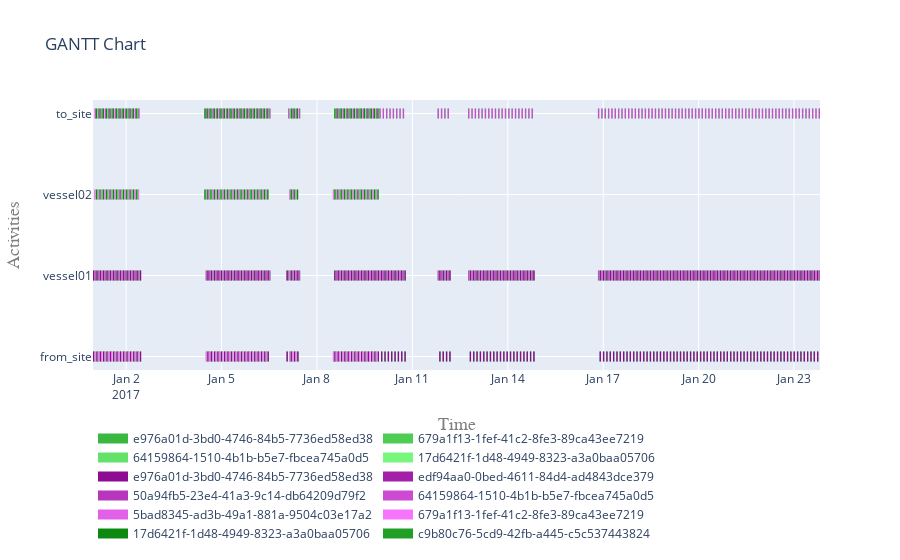

Here is the notebook cell this chart was saved with:
### Markdown cell above
#### Plot the Gantt chart and weather

Condition on Hs

### Code cell
df_meteo = make_meteo_df()
fig, ax = plt.subplots(1, 1)
fig.set_size_inches(16,9)
ax.set_title("Hs")
bool_plot = (df_meteo.index <=dt.datetime(2017, 1, 24)) & (df_meteo.index >= dt.datetime(2017, 1, 1))
ax.plot(df_meteo.index[bool_plot], df_meteo.loc[bool_plot, "Hs"])
fig1 = get_gantt_chart(obj)

### Figure 1 — Plotly figure (JSON) as saved in the notebook; plotly's stock layout.template omitted (floating-point values rounded to 4 significant figures; data arrays with more than 128 entries replaced by an {"elided": "..."} marker saying what was removed)
{"data": [{"connectgaps": false, "hoverinfo": "y+name", "line": {"color": "rgb(58,183,63)", "width": 10}, "mode": "lines", "name": "e976a01d-3bd0-4746-84b5-7736ed58ed38", "type": "scatter", "x": {"elided": "1500 str values"}, "y": {"elided": "1500 str values"}}, {"connectgaps": false, "hoverinfo": "y+name", "line": {"color": "rgb(79,204,84)", "width": 10}, "mode": "lines", "name": "679a1f13-1fef-41c2-8fe3-89ca43ee7219", "type": "scatter", "x": {"elided": "500 str values"}, "y": {"elided": "500 str values"}}, {"connectgaps": false, "hoverinfo": "y+name", "line": {"color": "rgb(100,225,105)", "width": 10}, "mode": "lines", "name": "64159864-1510-4b1b-b5e7-fbcea745a0d5", "type": "scatter", "x": {"elided": "1500 str values"}, "y": {"elided": "1500 str values"}}, {"connectgaps": false, "hoverinfo": "y+name", "line": {"color": "rgb(121,246,126)", "width": 10}, "mode": "lines", "name": "17d6421f-1d48-4949-8323-a3a0baa05706", "type": "scatter", "x": {"elided": "500 str values"}, "y": {"elided": "500 str values"}}, {"connectgaps": false, "hoverinfo": "y+name", "line": {"color": "rgb(142,11,147)", "width": 10}, "mode": "lines", "name": "e976a01d-3bd0-4746-84b5-7736ed58ed38", "type": "scatter", "x": {"elided": "1500 str values"}, "y": {"elided": "1500 str values"}}, {"connectgaps": false, "hoverinfo": "y+name", "line": {"color": "rgb(163,32,168)", "width": 10}, "mode": "lines", "name": "edf94aa0-0bed-4611-84d4-ad4843dce379", "type": "scatter", "x": {"elided": "750 str values"}, "y": {"elided": "750 str values"}}, {"connectgaps": false, "hoverinfo": "y+name", "line": {"color": "rgb(184,53,189)", "width": 10}, "mode": "lines", "name": "50a94fb5-23e4-41a3-9c14-db64209d79f2", "type": "scatter", "x": {"elided": "750 str values"}, "y": {"elided": "750 str values"}}, {"connectgaps": false, "hoverinfo": "y+name", "line": {"color": "rgb(205,74,210)", "width": 10}, "mode": "lines", "name": "64159864-1510-4b1b-b5e7-fbcea745a0d5", "type": "scatter", "x": {"elided": "1500 str values"}, "y": {"elided": "1500 str values"}}, {"connectgaps": false, "hoverinfo": "y+name", "line": {"color": "rgb(226,95,231)", "width": 10}, "mode": "lines", "name": "5bad8345-ad3b-49a1-881a-9504c03e17a2", "type": "scatter", "x": {"elided": "250 str values"}, "y": {"elided": "250 str values"}}, {"connectgaps": false, "hoverinfo": "y+name", "line": {"color": "rgb(247,116,252)", "width": 10}, "mode": "lines", "name": "679a1f13-1fef-41c2-8fe3-89ca43ee7219", "type": "scatter", "x": {"elided": "500 str values"}, "y": {"elided": "500 str values"}}, {"connectgaps": false, "hoverinfo": "y+name", "line": {"color": "rgb(12,137,17)", "width": 10}, "mode": "lines", "name": "17d6421f-1d48-4949-8323-a3a0baa05706", "type": "scatter", "x": {"elided": "500 str values"}, "y": {"elided": "500 str values"}}, {"connectgaps": false, "hoverinfo": "y+name", "line": {"color": "rgb(33,158,38)", "width": 10}, "mode": "lines", "name": "c9b80c76-5cd9-42fb-a445-c5c537443824", "type": "scatter", "x": {"elided": "250 str values"}, "y": {"elided": "250 str values"}}], "layout": {"hovermode": "closest", "legend": {"orientation": "h", "x": 0, "y": -0.2}, "title": {"text": "GANTT Chart"}, "xaxis": {"range": ["2016-12-31T23:00:00", "2017-01-23T19:34:12.846033"], "title": {"font": {"color": "#7f7f7f", "family": "Courier New, monospace", "size": 18}, "text": "Time"}}, "yaxis": {"title": {"font": {"color": "#7f7f7f", "family": "Courier New, monospace", "size": 18}, "text": "Activities"}}}}
